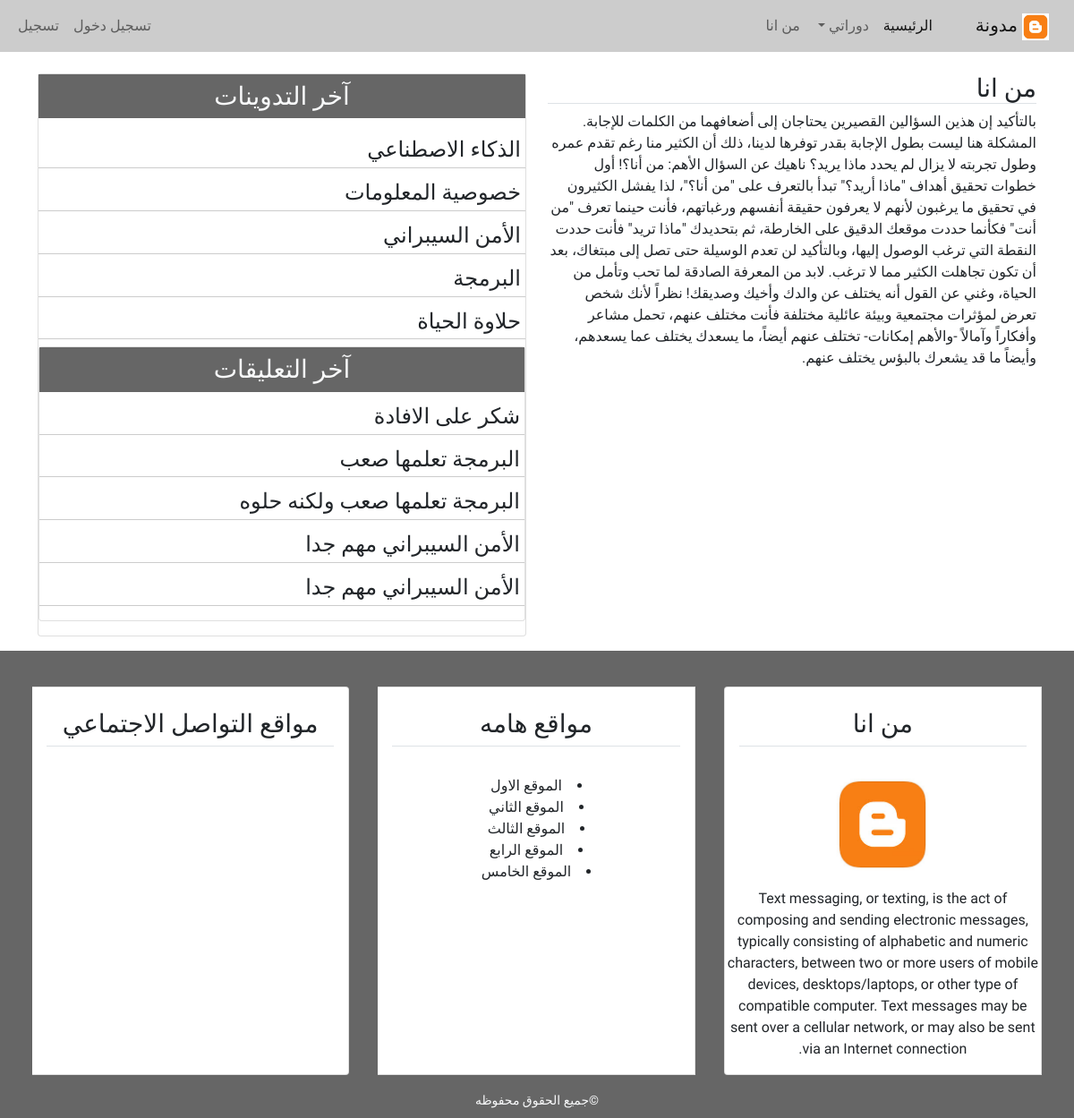
The page /about/ on the database its author committed.
### blog/models.py (models this page shows, shortened)
class post(models.Model):
    title = models.CharField(max_length=100)
    content = models.TextField()
    post_date = models.DateTimeField(default=timezone.now)
    post_update = models.DateTimeField(auto_now=True)
    author = models.ForeignKey(User, on_delete=models.CASCADE)
    class Meta:
        ordering = ('-post_date',)

class comment(models.Model):
    name = models.CharField(max_length=50, verbose_name='الاسم')
    email = models.EmailField(verbose_name='البريد الالكتروني')
    text = models.TextField(verbose_name='التعليق')
    comment_date = models.DateTimeField(auto_now_add=True)
    active = models.BooleanField(default=True)
    post = models.ForeignKey(post, on_delete=models.CASCADE, related_name='comments')
    class Meta:
        ordering = ('-comment_date',)

### blog/views.py (the view)
# urls.py: path('about/',views.about, name = 'about'),
def about(request):
    return render(request,'blog/about.html', {'title': 'من انا'}, )

### blog/templatetags/post_tag.py (called while the page is built)
@register.inclusion_tag('blog/lastest_post.html')
def lastest_posts():
    context = {
        'l_posts': post.objects.all()[0:5],
    }
    return context

@register.inclusion_tag('blog/latest_comment.html')
def latest_comments():
    context = {
        'l_comments': comment.objects.filter(active=True)[0:5],
    }
    return context

### blog/templates/blog/about.html
{% extends 'blog/base.html' %}
{% block content %}
<div >
    <h3 class="border-bottom">من انا</h3>
    <p>بالتأكيد إن هذين السؤالين القصيرين يحتاجان إلى أضعافهما من الكلمات للإجابة. المشكلة هنا ليست بطول الإجابة بقدر توفرها لدينا، ذلك أن الكثير منا رغم تقدم عمره وطول تجربته لا يزال لم يحدد ماذا يريد؟ ناهيك عن السؤال الأهم: من أنا؟!
        أول خطوات تحقيق أهداف "ماذا أريد؟" تبدأ بالتعرف على "من أنا؟"، لذا يفشل الكثيرون في تحقيق ما يرغبون لأنهم لا يعرفون حقيقة أنفسهم ورغباتهم، فأنت حينما تعرف "من أنت" فكأنما حددت موقعك الدقيق على الخارطة، ثم بتحديدك "ماذا تريد" فأنت حددت النقطة التي ترغب الوصول إليها، وبالتأكيد لن تعدم الوسيلة حتى تصل إلى مبتغاك، بعد أن تكون تجاهلت الكثير مما لا ترغب.
        لابد من المعرفة الصادقة لما تحب وتأمل من الحياة، وغني عن القول أنه يختلف عن والدك وأخيك وصديقك! نظراً لأنك شخص تعرض لمؤثرات مجتمعية وبيئة عائلية مختلفة فأنت مختلف عنهم، تحمل مشاعر وأفكاراً وآمالاً -والأهم إمكانات- تختلف عنهم أيضاً، ما يسعدك يختلف عما يسعدهم، وأيضاً ما قد يشعرك بالبؤس يختلف عنهم.</p>
</div>
{% endblock content %}

### blog/templates/blog/lastest_post.html
<ul class="list-group-flush" style="padding: 0; margin-bottom: 0 ;">
    {% for post in l_posts %}
    <a class="text-dark" style="text-decoration: none;" href="{% url 'details' post.pk %}">
       <h4> <li class="list-group-item " style="padding: 5px 5px; border: none;border-bottom: 1px solid #ccc;" >{{post.title}}</li>
       </h4>
    </a>
    {% endfor %}
</ul>

### blog/templates/blog/latest_comment.html
<ul class="list-group-flush" style="padding: 0; margin-bottom: 0 ;">
    {% for comment in l_comments %}
    <a class="text-dark" style="text-decoration: none;" href="{% url 'details' comment.post.pk %}">
       <h4>
           <li class="list-group-item " style="padding: 5px 5px; border: none;border-bottom: 1px solid #ccc;" >
            {% if comment.text|length > 40 %}
            {{comment.text|slice:'45' }} ...
            {% else %}
            {{comment.text}}
            {% endif %}
            </li>
       </h4>
    </a>
    {% empty %}
    <li  class="list-group-item " >لا يوجد تعليقات.</li>
    {% endfor %}
</ul>

### blog/static/blog/css/main.css (style rules this page uses)
html body { direction: rtl; text-align: right; }
body { font-family: "Tajawal",sans-serif; }

### rows shown on the page
post: title "الذكاء الاصطناعي"
post: title "خصوصية المعلومات"
post: title "الأمن السيبراني"
post: title "البرمجة"
post: title "حلاوة الحياة"
comment: text "شكر على الافادة"
comment: text "البرمجة تعلمها صعب"
comment: text "البرمجة تعلمها صعب ولكنه حلوه"
comment: text "الأمن السيبراني مهم جدا"
comment: text "الأمن السيبراني مهم جدا"
